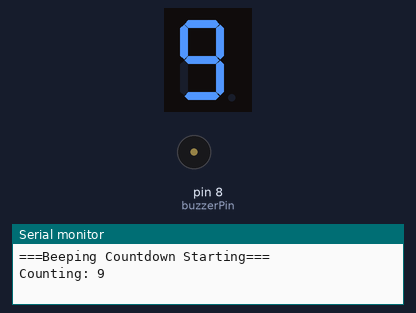
The sketch below on a simulated Arduino Uno, built with avr-gcc and run on an emulated ATmega328P. On the bench: 1-digit seven-segment display, buzzer (waves = sounding), the last lines printed to the serial monitor. Wiring (inferred from the names in the program): 1-digit 7-segment display, segments lit when HIGH: segments pin 4, pin 5, pin 9, pin 7, pin 6, pin 3, pin 2. The segment pins are drawn as the display they are named for.

Above: at 0.3 s.
At 4.3 s:
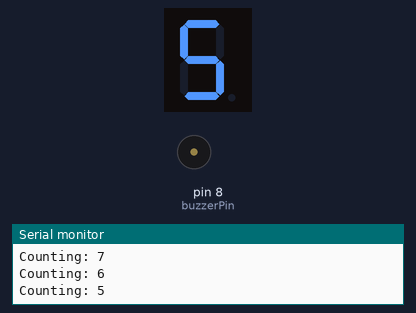
At 9.1 s:
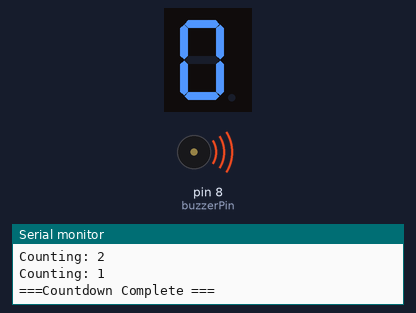
At 10.1 s:
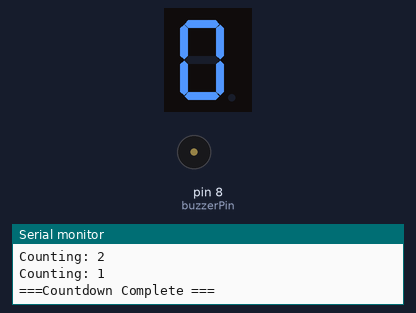
Timing chart, 0 to 11.6 s (numbered marks = the images above):
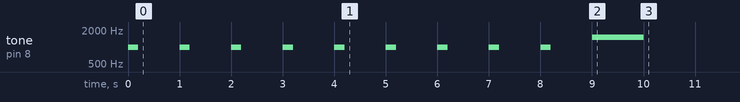

The sketch:

Assignment.2._Albert.ino
```cpp
int buzzerPin=8;
int segmentPins[] = {2, 3, 4, 5, 6, 7, 9};   // a, b, c, d, e, f, g
int numSegments = 7;

// The pattern for each digit. 1 = segment ON, 0 = segment OFF.
byte digits[10][7] = {
    {0, 1, 1, 1, 1, 1, 1},   // 0
    {0, 0, 0, 1, 0, 0, 1},   // 1
    {1, 0, 1, 1, 1, 1, 0},   // 2
    {1, 0, 1, 1, 0, 1, 1},   // 3
    {1, 1, 0, 1, 0, 0, 1},   // 4
    {1, 1, 1, 0, 0, 1, 1},   // 5
    {1, 1, 1, 0, 1, 1, 1},   // 6
    {0, 0, 1, 1, 0, 0, 1},   // 7
    {1, 1, 1, 1, 1, 1, 1},   // 8
    {1, 1, 1, 1, 0, 1, 1},   // 9
};

// Our own function: show a digit on the display.
void showDigit(int n) {
    // For safety: do nothing if the input is outside 0-9.
    if (n < 0 || n > 9) return;

    // Loop through each of the 7 segments.
    for (int i = 0; i < numSegments; i++) {
        // Read the pattern for this digit and segment.
        // If it is 1, turn the segment ON. If 0, turn it OFF.
        digitalWrite(segmentPins[i], digits[n][i]);
    }
}

void setup() {
    Serial.begin(9600);

   pinMode(buzzerPin,OUTPUT);

    for (int i = 0; i < numSegments; i++)
      pinMode(segmentPins[i], OUTPUT);

    Serial.println("===Beeping Countdown Starting===");
    int count=9;
    while(count>=1){
      Serial.print("Counting: ");
      Serial.println(count);
       showDigit(count);
       tone(buzzerPin,1000,200);
       count=count -1;
        delay(1000);
    }
    int zero=0;
    showDigit(zero);
    tone(buzzerPin,1500,1000);
    Serial.println("===Countdown Complete ===");
    }


void loop() {
  // put your main code here, to run repeatedly:

}
```

Measured:
- by itself, tone on pin 8 (buzzerPin): plays 1000 Hz for 0.20 s, 1000 Hz for 0.20 s, 1000 Hz for 0.20 s, 1000 Hz for 0.20 s, 1000 Hz for 0.20 s, 1000 Hz for 0.20 s … (10 notes in this stretch)
- what the display in image 1 shows lasts 1.0 s, from 4.0 s to 5.0 s
